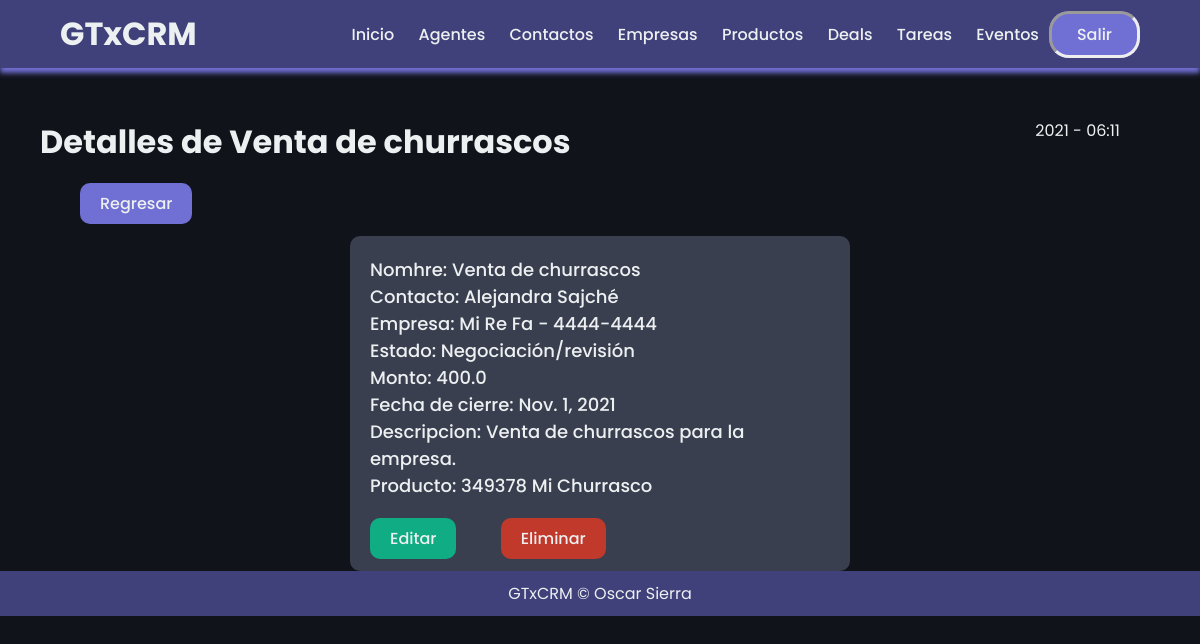
The page /deals/2/ (signed in) on the database its author committed.
### mainapp/models.py (models this page shows, shortened)
class Deal(models.Model):
    nombre = models.CharField(max_length=45)
    contacto = models.ForeignKey("Lead", on_delete=models.CASCADE)
    empresa = models.ForeignKey("Empresa", on_delete=models.CASCADE)
    estado = models.ForeignKey("Estado", null=True, blank=True, on_delete=models.SET_NULL)
    monto = models.FloatField()
    fechaCierre = models.DateField()
    descripcion = models.TextField()
    producto = models.ForeignKey("Producto", on_delete=models.CASCADE)
    organizacion = models.ForeignKey(userProfile, on_delete=models.CASCADE)

class Lead(models.Model):
    nombres = models.CharField(max_length=45)
    apellidos = models.CharField(max_length=45)
    titulo = models.CharField(max_length=45)
    email = models.CharField(max_length=45)
    empresa = models.ForeignKey("Empresa", on_delete=models.CASCADE)
    movil = models.CharField(max_length=20)
    telefono = models.CharField(max_length=45)
    descripcion = models.TextField()
    organizacion = models.ForeignKey(userProfile, on_delete=models.CASCADE)
    agente = models.ForeignKey("Agent", null=True, blank=True, on_delete=models.SET_NULL)
    def __str__(self):
        return f'{self.nombres} {self.apellidos}'

class Empresa(models.Model):
    nombre = models.CharField(max_length=45)
    telefono = models.CharField(max_length=45)
    website = models.CharField(max_length=45)
    descripcion = models.TextField()
    calleFacturacion = models.CharField(max_length=45)
    ciudadFacturacion = models.CharField(max_length=45)
    estadoFacturacion = models.CharField(max_length=45)
    paisFacturacion = models.CharField(max_length=45)
    codigoFacturacion = models.CharField(max_length=45)
    organizacion = models.ForeignKey(userProfile, on_delete=models.CASCADE)
    agente = models.ForeignKey("Agent", null=True, blank=True, on_delete=models.SET_NULL)
    def __str__(self):
        return f'{self.nombre} - {self.telefono}'

class Estado(models.Model):
    nombre = models.CharField(max_length=45)
    def __str__(self):
        return self.nombre

class Producto(models.Model):
    nombre = models.CharField(max_length=45)
    codigo = models.IntegerField(default=0)
    categoria = models.CharField(max_length=45)
    precio = models.FloatField()
    descripcion = models.TextField()
    activo = models.BooleanField()
    organizacion = models.ForeignKey(userProfile, on_delete=models.CASCADE)
    agente = models.ForeignKey("Agent", null=True, blank=True, on_delete=models.SET_NULL)
    def __str__(self):
        return f'{self.codigo} {self.nombre}'

### mainapp/views.py (the view)
# urls.py: path('deals/<int:pk>/', dealDetailView.as_view(), name="deal_detail"),
class dealDetailView(LoginRequiredMixin, DetailView):
    template_name="deals/deal_detail.html"
    context_object_name = "deal"
    def get_queryset(self):
        user = self.request.user
        if user.es_organizador:
            queryset = Deal.objects.filter(organizacion=user.userprofile)
        else:
            queryset = Deal.objects.filter(organizacion=user.agent.organizacion)
        return queryset

### mainapp/templates/deals/deal_detail.html (shortened to what this page needs)
{% extends 'layouts/layouts.html'%}
{% block content %}
<div class="start">
    <div class="initial">
        <h1>Detalles de {{ deal.nombre }}</h1>
            <div id="time">
                {% now "Y - h:m"%}
            </div>
        </div>
    </div>
<br/>
<div class="divbtn" style="margin-left: 40px;">
    <a class="backbtn" href="{% url 'deal_list' %}"><button>Regresar</button></a>
</div>
<div class="content">
    <div class="box">
        <p>Nomhre: {{ deal.nombre }}
        <br/>
        Contacto: {{ deal.contacto }}
        <br/>
        Empresa: {{ deal.empresa }}
        <br/>
        Estado: {{ deal.estado }}
        <br/>
        Monto: {{ deal.monto }}
        <br/>
        Fecha de cierre: {{ deal.fechaCierre }}
        <br/>
        Descripcion: {{ deal.descripcion }}
        <br/>
        Producto: {{ deal.producto }}
        <br/><br/></p>
        <a class="submitbtn" href="{% url 'deal_update' deal.pk %}"><button>Editar</button></a>
        <a class="delbtn" href="{% url 'deal_delete' deal.pk %}"><button>Eliminar</button></a>
    </div>
</div>
{% endblock %}

### mainapp/static/css/styles.css (style rules this page uses)
* { margin: 0; padding: 0; font-family: "Poppins", sans-serif; color: #edf0f1; text-decoration: none; }
body { box-sizing: border-box; background-color: #11131b; }
li, a, button { font-weight: 500; font-size: 16px; text-decoration: none; border: none; background-color: transparent; }
.start { width: 90%; margin-top: 50px; margin-left: 40px; margin-right: 40px; }
.content { align-items: center; width: 45%; margin: auto; }
.box { border-radius: 10px; background-color: #3a3f50; margin-left: 20px; margin-right: 20px; padding: 20px; margin-top: 20px; }
.box p { font-weight: 500; font-size: 18px; }
.initial { display: flex; justify-content: space-between; }
.backbtn { margin-left: 40px; margin-top: 40px; margin-bottom: 40px; padding: 9px 20px; background-color: #706fd3; border-radius: 10px; cursor: pointer; transition: all 0.3s ease 0s; }
.delbtn { margin-top: 40px; margin-left: 40px; margin-bottom: 40px; padding: 9px 20px; background-color: #c0392b; border-radius: 10px; cursor: pointer; transition: all 0.3s ease 0s; }
.submitbtn { margin-top: 20px; padding: 9px 20px; background-color: #10ac84; border-radius: 10px; cursor: pointer; transition: all 0.3s ease 0s; }

### rows shown on the page
Deal: nombre "Venta de churrascos", contacto "Alejandra Sajché", empresa "Mi Re Fa - 4444-4444", estado "Negociación/revisión", monto "400.0", fechaCierre "Nov. 1, 2021", descripcion "Venta de churrascos para la empresa.", producto "349378 Mi Churrasco"
